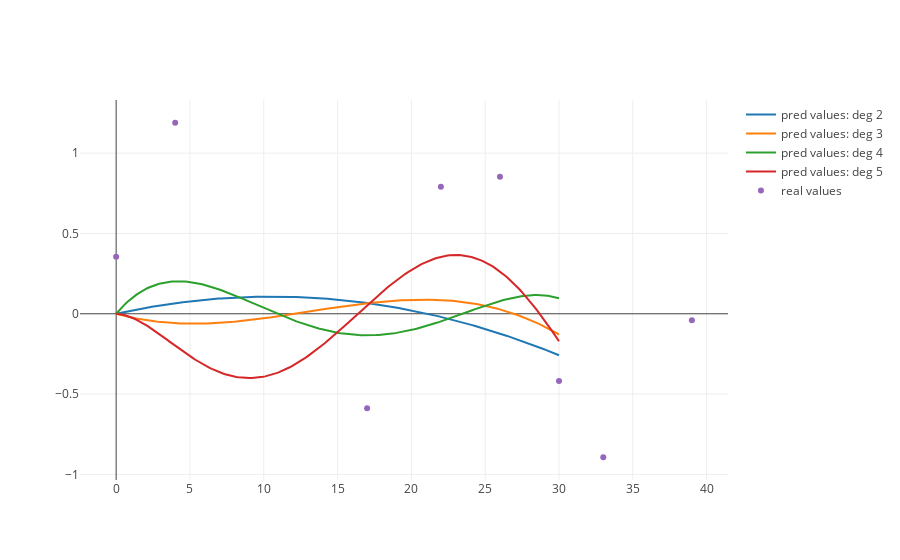

Notebook code for this chart:
### Code cell
noisysine_simple_df = noisysine_df.copy()

x = pd.DataFrame({'x' : np.linspace(0, 30, 200)})
data = []

for i in range(2, 6):
    noisysine_simple_df['x' + str(i)] = noisysine_simple_df['x'] ** i
    x['x' + str(i)] = x['x'] ** i
    noisysine_simple_train_df = noisysine_simple_df.loc[noisysine_train.index]
    noisysine_simple_test_df = noisysine_simple_df.loc[noisysine_test.index]
    
    real_y = noisysine_simple_test_df.sort_values(by=['x'])['y']
    pred_y = predict_simple_regression(
                simple_regression(noisysine_simple_train_df.drop(columns=['y']), noisysine_simple_train_df['y']),
                noisysine_simple_test_df.drop(columns=['y']).sort_values(by=['x']))
    
    print("Degree =", i, ", r2 = ", sklearn.metrics.r2_score(real_y, pred_y))
    
    
    data.append(
    go.Scatter(
        y = predict_simple_regression(
            simple_regression(noisysine_simple_train_df.drop(columns=['y']), noisysine_simple_train_df['y']), x),
        x = x['x'],
        mode = 'lines',
        name = 'pred values: deg {}'.format(i)
    ))
data.append(
        go.Scatter(
            y = noisysine_simple_test_df.sort_values(by=['x'])['y'],
            x = noisysine_simple_test_df.sort_values(by=['x'])['x'],
            mode = 'markers',
            name = 'real values'
        ))
plotly.offline.iplot(data, filename='real_values.html')

### Figure 1 — Plotly figure (JSON) as saved in the notebook; plotly's stock layout.template omitted (floating-point values rounded to 4 significant figures; data arrays with more than 128 entries replaced by an {"elided": "..."} marker saying what was removed)
{"data": [{"mode": "lines", "name": "pred values: deg 2", "type": "scatter", "uid": "b347a9c4-42d8-4c6c-8dbb-c77f649896d9", "x": {"elided": "200 float values"}, "y": {"elided": "200 float values"}}, {"mode": "lines", "name": "pred values: deg 3", "type": "scatter", "uid": "5c7b6fcf-8683-449b-9dd4-b9bd1ef52937", "x": {"elided": "200 float values"}, "y": {"elided": "200 float values"}}, {"mode": "lines", "name": "pred values: deg 4", "type": "scatter", "uid": "1b4125b9-1a47-4818-8b86-f942c9282884", "x": {"elided": "200 float values"}, "y": {"elided": "200 float values"}}, {"mode": "lines", "name": "pred values: deg 5", "type": "scatter", "uid": "7c6eec7f-da08-4f57-b514-dfbe21ffcb5b", "x": {"elided": "200 float values"}, "y": {"elided": "200 float values"}}, {"mode": "markers", "name": "real values", "type": "scatter", "uid": "e0dd6837-c00a-4358-8669-4d290d8994c2", "x": [0, 4, 17, 22, 26, 30, 33, 39], "y": [0.3555, 1.189, -0.5881, 0.7908, 0.8537, -0.4182, -0.8932, -0.04035]}], "layout": {}}
